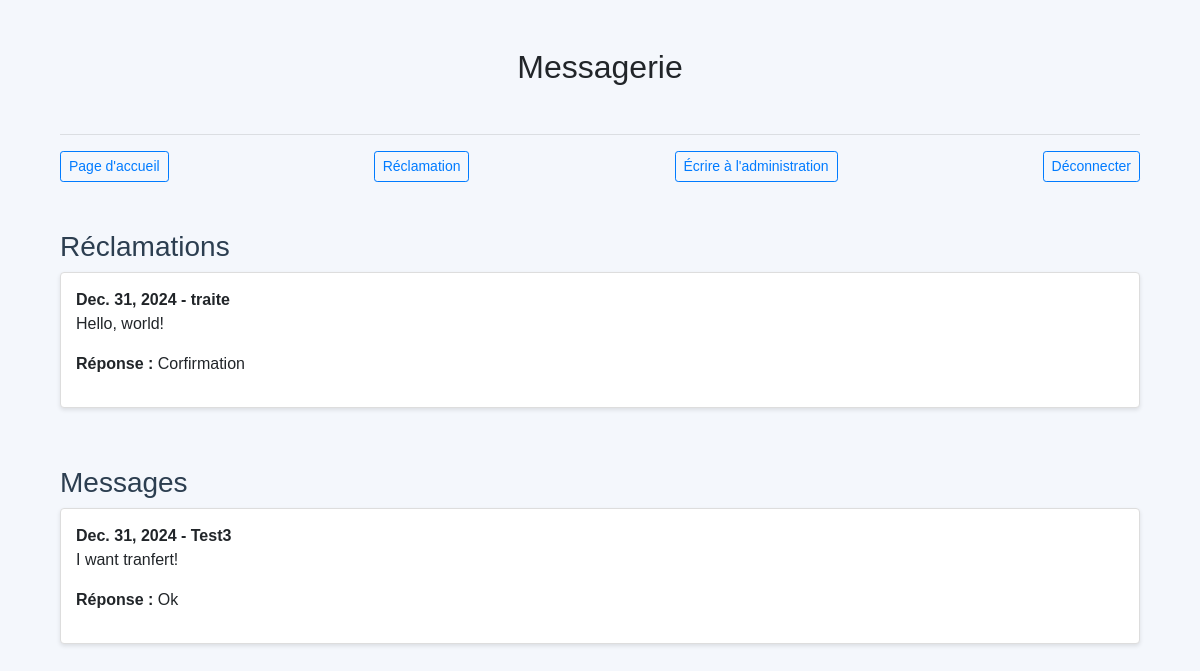
Page /messagerie/8 on the committed database.
### etudiant/models.py (models this page shows, shortened)
class Reclamation(models.Model):
    statuts = [
        ('en_attente', 'En attente'),
        ('traite', 'Traitée'),
        ('en_cours','En cours'),
        ('rejeté','Rejété')
    ]
    etudiant = models.ForeignKey(Etudiant, on_delete=models.CASCADE, related_name="etudiants")
    sujet = models.CharField(max_length=255)  # Ajout du champ sujet
    message = models.TextField()
    reponse = models.TextField(blank=True, null=True)
    statut = models.CharField(max_length=30, choices=statuts, default="en_attente")
    date_de_soumission = models.DateField(auto_now_add=True)
    date_de_reponse = models.DateField(null=True, blank=True)

class Messagerie(models.Model):
    etudiant = models.ForeignKey(Etudiant, on_delete=models.CASCADE, related_name="students")
    sujet = models.CharField(max_length=200,null=False, blank=False)
    contenu = models.TextField()
    date_envoie = models.DateField(auto_now_add=True)
    reponse = models.TextField()

### etudiant/views.py (the view)
# urls.py: path("messagerie/<int:id>",views.messagerie,name="messagerie"),
def messagerie(request, id):
    try:
        user = User.objects.get(pk=id)
        etudiant = Etudiant.objects.get(user=user)
    except (User.DoesNotExist, Etudiant.DoesNotExist):
        return render(request, "etudiant/messagerie.html", {
            "error": "Étudiant ou utilisateur non trouvé.",
            "user_id": id,
        })
    reclamations = Reclamation.objects.filter(etudiant=etudiant)
    messages = Messagerie.objects.filter(etudiant=etudiant)
    success_message = request.GET.get('success', None)
    return render(request, "etudiant/messagerie.html", {
        "messages": messages,
        "reclamations": reclamations,
        "user_id": id,
        "success_message": success_message,
    })

### etudiant/templates/etudiant/messagerie.html (shortened to what this page needs)
{% extends "etudiant/layout.html" %}
{% block body %}
    <div class="container">
        <h2 class="text-center my-5">Messagerie</h2>
        <hr>
        <div class="d-flex justify-content-between mb-4">
            <a class="btn btn-sm btn-outline-primary" href="{% url 'accueil' %}">Page d'accueil</a>
            <a class="btn btn-sm btn-outline-primary" href="{% url 'reclamation' id=user_id %}">Réclamation</a>
            <a class="btn btn-sm btn-outline-primary" href="{% url 'message' id=user_id %}">Écrire à l'administration</a>
            <a class="btn btn-sm btn-outline-primary" href="{% url 'logOut' %}">Déconnecter</a>
        </div>
        <div>
            <h3 class="mt-5">Réclamations</h3>
            <ul class="list-group">
                {% for reclamation in reclamations %}
                    <li class="list-group-item">
                        <strong>{{ reclamation.date_de_soumission }} - {{ reclamation.statut }}</strong>
                        <p>{{ reclamation.message }}</p>
                        {% if reclamation.reponse %}
                            <p><strong>Réponse :</strong> {{ reclamation.reponse }}</p>
                        {% endif %}
                    </li>
                {% empty %}
                    <li class="list-group-item">Aucune réclamation.</li>
                {% endfor %}
            </ul>
            <h3 class="mt-5">Messages</h3>
            <ul class="list-group">
                {% for message in messages %}
                    <li class="list-group-item">
                        <strong>{{ message.date_envoie }} - {{ message.sujet }}</strong>
                        <p>{{ message.contenu }}</p>
                        {% if message.reponse %}
                            <p><strong>Réponse :</strong> {{ message.reponse }}</p>
                        {% endif %}
                    </li>
                {% empty %}
                    <li class="list-group-item">Aucun message.</li>
                {% endfor %}
            </ul>
        </div>
    </div>
{% endblock %}

### etudiant/templates/etudiant/layout.html (style rules this page uses)
body { font-family: 'Arial', sans-serif; background-color: #f4f7fc; }
h1, h3 { color: #2c3e50; }
.list-group-item { background-color: #ffffff; border: 1px solid #ddd; border-radius: 8px; margin-bottom: 10px; padding: 15px; box-shadow: 0 2px 4px rgba(0, 0, 0, 0.1); transition: transform 0.2s ease-in-out; }

### rows in the picture
Reclamation: date_de_soumission "Dec. 31, 2024", statut "traite", message "Hello, world!", reponse "Corfirmation"
Messagerie: date_envoie "Dec. 31, 2024", sujet "Test3", contenu "I want tranfert!", reponse "Ok"
